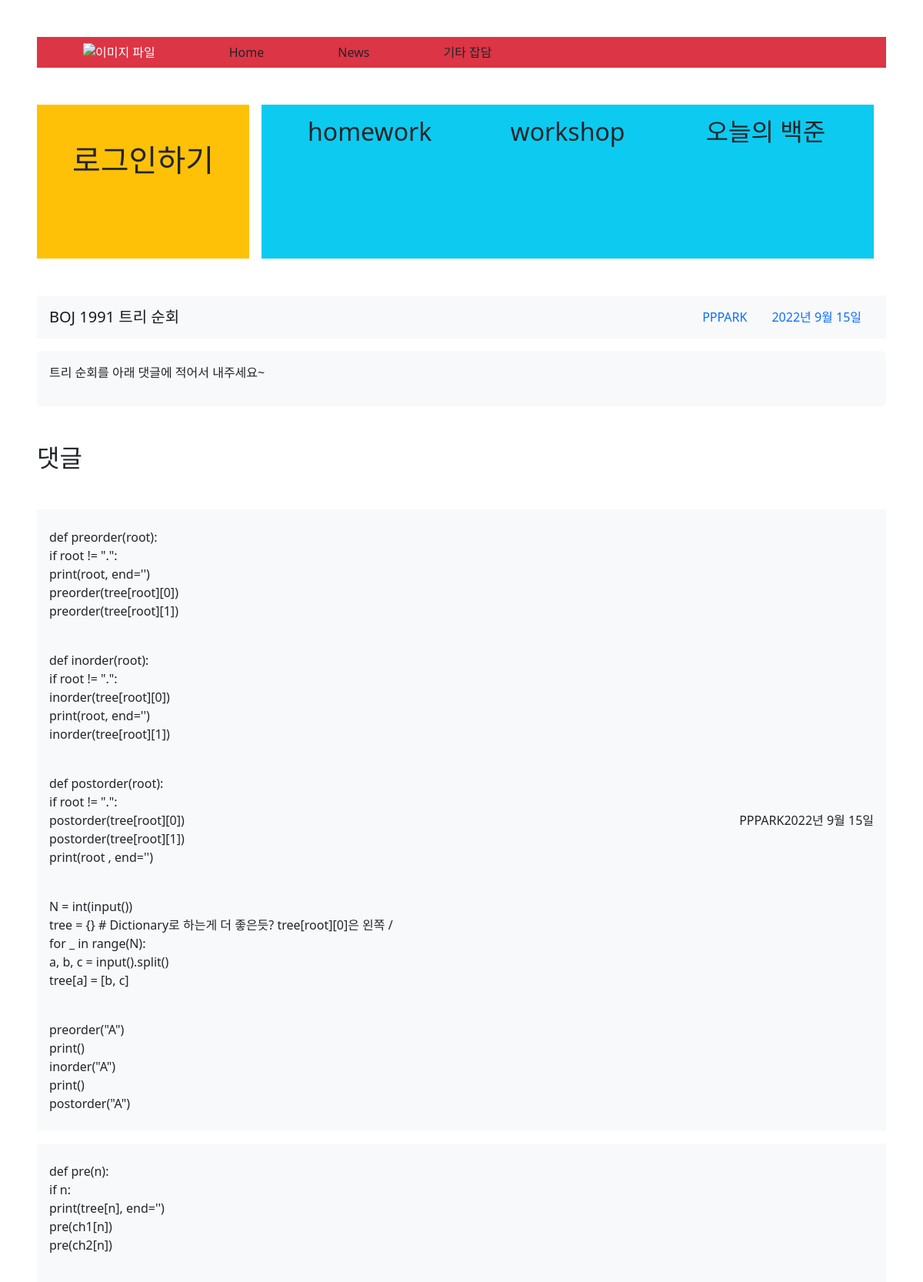
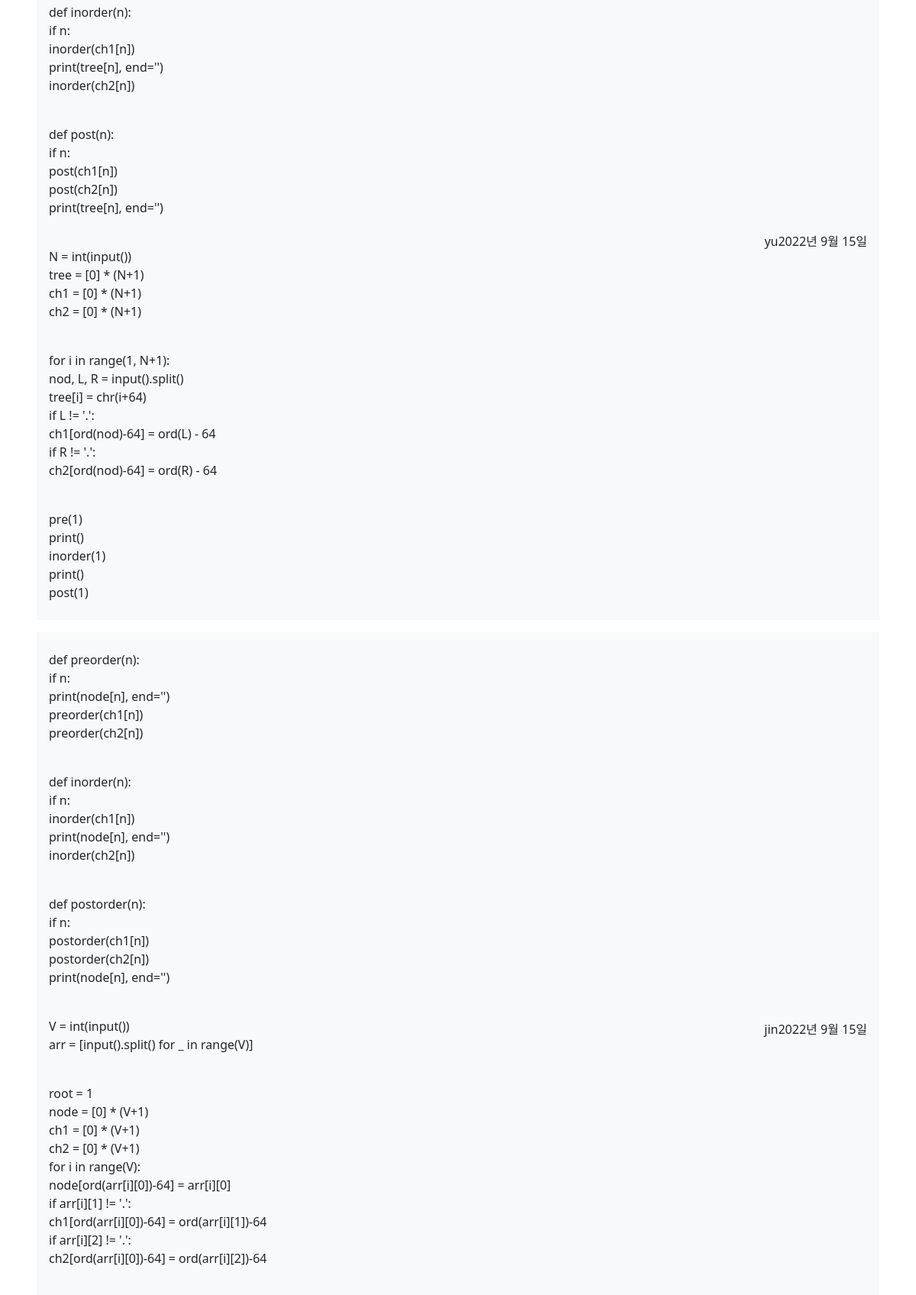
The page /43/detail/ (upper part) on the database its author committed (2 pictures, top to bottom).
### articles/models.py (models this page shows)
class ArticleModel(models.Model):
    variety_1 = (
              ('Backjoon', 'Backjoon'),
              ('SWEA', 'SWEA'),
              ('Programmers', 'Programmers'),
              ('else', 'else'),
    )
    username = models.CharField(max_length=30)
    title = models.CharField(max_length= 30)
    content = models.TextField()
    release_date = models.DateField(auto_now = True)
    update_date = models.DateField(auto_now_add= True)
    variety = models.CharField(max_length=30, choices=variety_1)

class CommentModel(models.Model):
    article = models.ForeignKey(ArticleModel, on_delete=models.CASCADE)
    username = models.CharField(max_length=30, default="Please write")
    comment = models.TextField()
    create_at = models.DateField(auto_now = True)
    update_at = models.DateField(auto_now_add=True)

### articles/views.py (the view)
# urls.py: path('<int:id>/detail/', views.detail, name='detail'),
def detail(request, id):
    article = ArticleModel.objects.get(id = id)
    print(article)
    comment_articles = CommentModel.objects.filter(article = article)
    if request.user.is_authenticated and request.method == "POST":
        comment_form = CommentForm(request.POST)
        if comment_form.is_valid():
            comment = comment_form.save(commit=False)
            comment.article = article
            comment.username = request.user.username
            comment.save()
            return redirect("articles:detail", article.id)
    else:
        comment_form = CommentForm()
    context = {
        "article" : article,
        "comment_form" : comment_form,
        "comment_articles" : comment_articles,
    }
    return render(request, "articles/detail.html", context)

### articles/templates/articles/detail.html (shortened to what this page needs)
{% extends 'base.html' %}
{% load bootstrap5 %}
{% load markdown_deux_tags %}
{% block content %}
<nav id="navbar-example2" class="navbar bg-light px-3 mb-3">
    <a class="navbar-brand" href="#">{{article.title}}</a>
    <ul class="nav nav-pills">
      <li class="nav-item">
        <a class="nav-link" href="#scrollspyHeading1">{{article.username}}</a>
      </li>
      <li class="nav-item">
        <a class="nav-link" href="#scrollspyHeading2">{{article.release_date}}</a>
      </li>
    </ul>
</nav>
<div data-bs-spy="scroll" class="scrollspy-example bg-light p-3 rounded-2 my-3" tabindex="0">
  <div>{{article.content|linebreaks}}</div>
</div>
<h2 class='my-5'>댓글</h2>
{% for comment_article in comment_articles %}
<nav id="navbar-example2" class="navbar bg-light px-3 mb-3">
  <div>{{comment_article.comment|markdown|linebreaks}}</div>
  <ul class="nav nav-pills">
    <li class="nav-item">
      {{comment_article.username}}
    </li>
    <li class="nav-item">
      {{comment_article.create_at}}
    </li>
  </ul>
</nav>
{% endfor %}
{% endblock content %}

### rows shown on the page
ArticleModel: title "BOJ 1991 트리 순회", username "PPPARK", release_date "2022년 9월 15일", content "트리 순회를 아래 댓글에 적어서 내주세요~"
CommentModel: comment "def preorder(root): if root != \".\": print(root, end='') preorder(tree[root][0]) preorder(tree[root][1]) def inorder(root): if root != \".\": inorder(tree[root][0]) print(root, end='') inorder(tree[root][1]) def postorder(root): if root != \".\": postorder(tree[root][0]) postorder(tree[root][1]) print(root , end='') N = int(input()) tree = {} # Dictionary로 하는게 더 좋은듯? tree[root][0]은 왼쪽 / for _ in range(N): a, b, c = input().split() tree[a] = [b, c] preorder(\"A\") print() inorder(\"A\") print() postorder(\"A\")", username "PPPARK", create_at "2022년 9월 15일"
CommentModel: comment "def pre(n): if n: print(tree[n], end='') pre(ch1[n]) pre(ch2[n]) def inorder(n): if n: inorder(ch1[n]) print(tree[n], end='') inorder(ch2[n]) def post(n): if n: post(ch1[n]) post(ch2[n]) print(tree[n], end='') N = int(input()) tree = [0] * (N+1) ch1 = [0] * (N+1) ch2 = [0] * (N+1) for i in range(1, N+1): nod, L, R = input().split() tree[i] = chr(i+64) if L != '.': ch1[ord(nod)-64] = ord(L) - 64 if R != '.': ch2[ord(nod)-64] = ord(R) - 64 pre(1) print() inorder(1) print() post(1)", username "yu", create_at "2022년 9월 15일"
CommentModel: comment "def preorder(n): if n: print(node[n], end='') preorder(ch1[n]) preorder(ch2[n]) def inorder(n): if n: inorder(ch1[n]) print(node[n], end='') inorder(ch2[n]) def postorder(n): if n: postorder(ch1[n]) postorder(ch2[n]) print(node[n], end='') V = int(input()) arr = [input().split() for _ in range(V)] root = 1 node = [0] * (V+1) ch1 = [0] * (V+1) ch2 = [0] * (V+1) for i in range(V): node[ord(arr[i][0])-64] = arr[i][0] if arr[i][1] != '.': ch1[ord(arr[i][0])-64] = ord(arr[i][1])-64 if arr[i][2] != '.': ch2[ord(arr[i][0])-64] = ord(arr[i][2])-64", username "jin", create_at "2022년 9월 15일"
